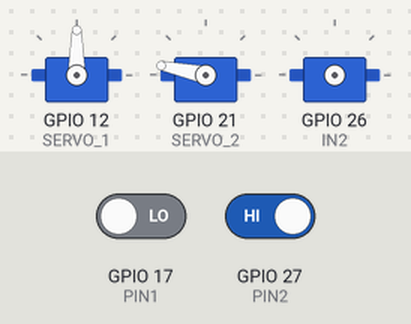
Bench run of a program on a simulated Raspberry Pi (BCM pin numbers). On the bench: 3 × servo. The inputs (shaded band) are chosen by the test bench; at power-on: GPIO 17 (PIN1) LOW, GPIO 27 (PIN2) HIGH. Servo angles are drawn from the pulse width (0.5 ms = 0°, 2.5 ms = 180°).

Above: at 6.1 s.
6.2 s: GPIO 17 (PIN1) driven HIGH
At 7.3 s:
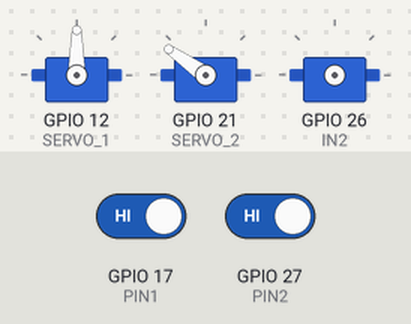
11.3 s: GPIO 27 (PIN2) driven LOW
At 12.3 s:
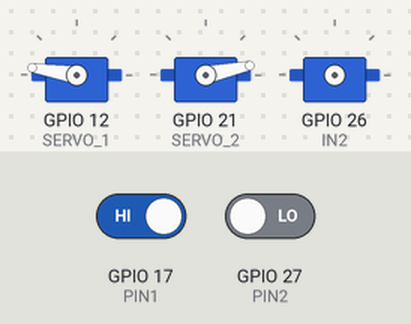
16.4 s: GPIO 27 (PIN2) driven HIGH
At 18.0 s:
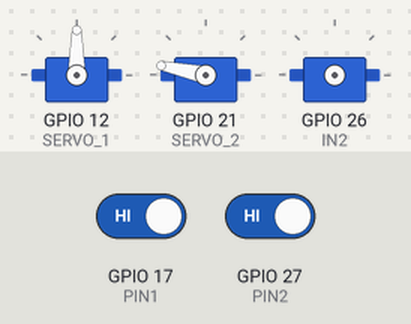
21.5 s: GPIO 17 (PIN1) driven LOW
26.6 s: GPIO 17 (PIN1) driven HIGH and GPIO 27 (PIN2) driven LOW
Timing chart, 0 to 50.5 s (numbered marks = the images above; inputs shaded):
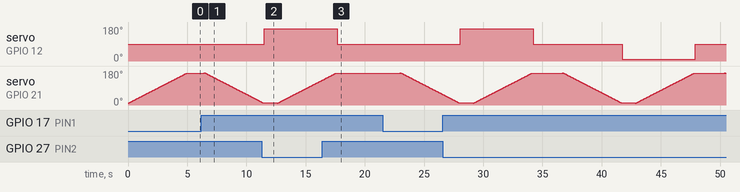

Measured:
- after the input at 16.4 s, servo on GPIO 21 (SERVO_2): goes on until 17.5 s, then stays 168°

The program:

main.py
```python
#from import_detect import *
from motor import *
#from multiprocessing import Process, Queue
import RPi.GPIO as IO
import time as t

PIN1 = 17
PIN2 = 27

def gpio_setup():
    IO.setmode(IO.BCM)
    IO.setup(PIN1, IO.IN)
    IO.setup(PIN2, IO.IN)

def main():
    gpio_setup()
    d1, d2 = DC_setup()
    s1, s2 = SERVO_setup()

    while True:
        if IO.input(PIN1) == 1 and IO.input(PIN2) == 0:
            DC_STOP(d1, d2)
            t.sleep(1.5)
            Grab_Regular_Object(s1, s2)

        elif IO.input(PIN1) == 0 and IO.input(PIN2) == 1:
            DC_STOP(d1, d2)
            t.sleep(1.5)
            Grab_Inferior_Object(s1, s2)

        elif IO.input(PIN1) == 1 and IO.input(PIN2) == 1:
            DC_PWM(d1, d2)

try:
    if __name__ == '__main__':
        main()

except KeyboardInterrupt:
    print("exit() \n\n")
```

motor.py
```python
import RPi.GPIO as IO
import time as t

IN1 = 19
IN2 = 26

SERVO_1 = 12
SERVO_2 = 21

SERVO_2_min_ang = 3
SERVO_2_max_ang = 12

def DC_setup():
    IO.setmode(IO.BCM)
    IO.setup(IN1, IO.OUT)
    IO.setup(IN2, IO.OUT)
    d1 = IO.PWM(IN1, 50)
    d2 = IO.PWM(IN2, 50)
    d1.start(0)
    d2.start(0)

    return d1, d2

def SERVO_setup():
    IO.setup(SERVO_1, IO.OUT)
    IO.setup(SERVO_2, IO.OUT)
    s1 = IO.PWM(SERVO_1, 50)
    s2 = IO.PWM(SERVO_2, 50)
    s1.start(0)
    s2. start(0)
    s1.ChangeDutyCycle(7.5)
    s1.ChangeDutyCycle(0)
    SERVO2_PWM1(SERVO_2_min_ang, s2)
    s2.ChangeDutyCycle(0)

    return s1, s2

def DC_PWM(d1, d2):
    d1.ChangeDutyCycle(0)
    d2.ChangeDutyCycle(11)

def SERVO1_PWM(servo1_pulse, s1):
    s1.ChangeDutyCycle(servo1_pulse)
    t.sleep(1)

def SERVO2_PWM1(servo2_pulse, s2):
    for i in range(1,100):
        s2.ChangeDutyCycle(servo2_pulse)
        servo2_pulse += 0.09
        if servo2_pulse >= SERVO_2_max_ang:
            servo2_pulse = SERVO_2_max_ang
        t.sleep(0.05)

def SERVO2_PWM2(servo2_pulse, s2):
    for i in range(1,100):
        s2.ChangeDutyCycle(servo2_pulse)
        servo2_pulse -= 0.09
        if servo2_pulse <= SERVO_2_min_ang:
            servo2_pulse = SERVO_2_min_ang
        t.sleep(0.05)

def  Grab_Regular_Object(s1, s2):
    SERVO2_PWM2(SERVO_2_max_ang, s2)
    t.sleep(0.1)
    SERVO1_PWM(3, s1)
    t.sleep(0.1)
    SERVO2_PWM1(SERVO_2_min_ang, s2)
    t.sleep(0.1)
    SERVO1_PWM(7.5, s1)
    s1.ChangeDutyCycle(0)
    s2.ChangeDutyCycle(0)

def  Grab_Inferior_Object(s1, s2):
    SERVO2_PWM2(SERVO_2_max_ang, s2)
    t.sleep(0.1)
    SERVO1_PWM(12, s1)
    t.sleep(0.1)
    SERVO2_PWM1(SERVO_2_min_ang, s2)
    t.sleep(0.1)
    SERVO1_PWM(7.5, s1)
    s1.ChangeDutyCycle(0)
    s2.ChangeDutyCycle(0)

def DC_STOP(d1, d2):
    d1.ChangeDutyCycle(0)
    d2.ChangeDutyCycle(0)

def SERVO1_STOP(s1):
    s1.stop()

def SERVO2_STOP(s2):
    s2.stop()
```
